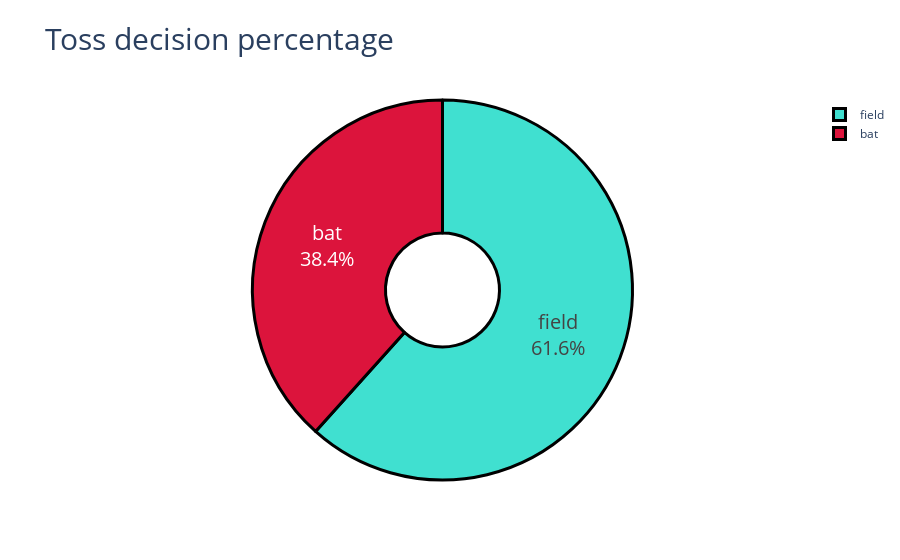

Write notebook code for a chart like this one.
### Markdown cell above
<a id="6">
<h1 style = "font-family: Snell Roundhand;font-weight: 500;font-size: 30px; font-style: normal; background-color: #000000; color :white;"> 6) Decision made after winning the toss :</h1>

### Code cell
temp_series = match_data.TossDecision.value_counts()
labels = (np.array(temp_series.index))
values = (np.array((temp_series / temp_series.sum())*100))
colors = ['turquoise', 'crimson']
fig = go.Figure(data=[go.Pie(labels=labels,
                             values=values,hole=.3)])
fig.update_traces(hoverinfo='label+percent', textinfo='label+percent', textfont_size=20,
                  marker=dict(colors=colors, line=dict(color='#000000', width=3)))
fig.update_layout(title="Toss decision percentage",
                  titlefont={'size': 30},
                  )
fig.show()

### Figure 1 — Plotly figure (JSON) as saved in the notebook; plotly's stock layout.template omitted (floating-point values rounded to 4 significant figures)
{"data": [{"hole": 0.3, "hoverinfo": "label+percent", "labels": ["field", "bat"], "marker": {"colors": ["turquoise", "crimson"], "line": {"color": "#000000", "width": 3}}, "textfont": {"size": 20}, "textinfo": "label+percent", "type": "pie", "values": [61.64, 38.36]}], "layout": {"title": {"font": {"size": 30}, "text": "Toss decision percentage"}}}
